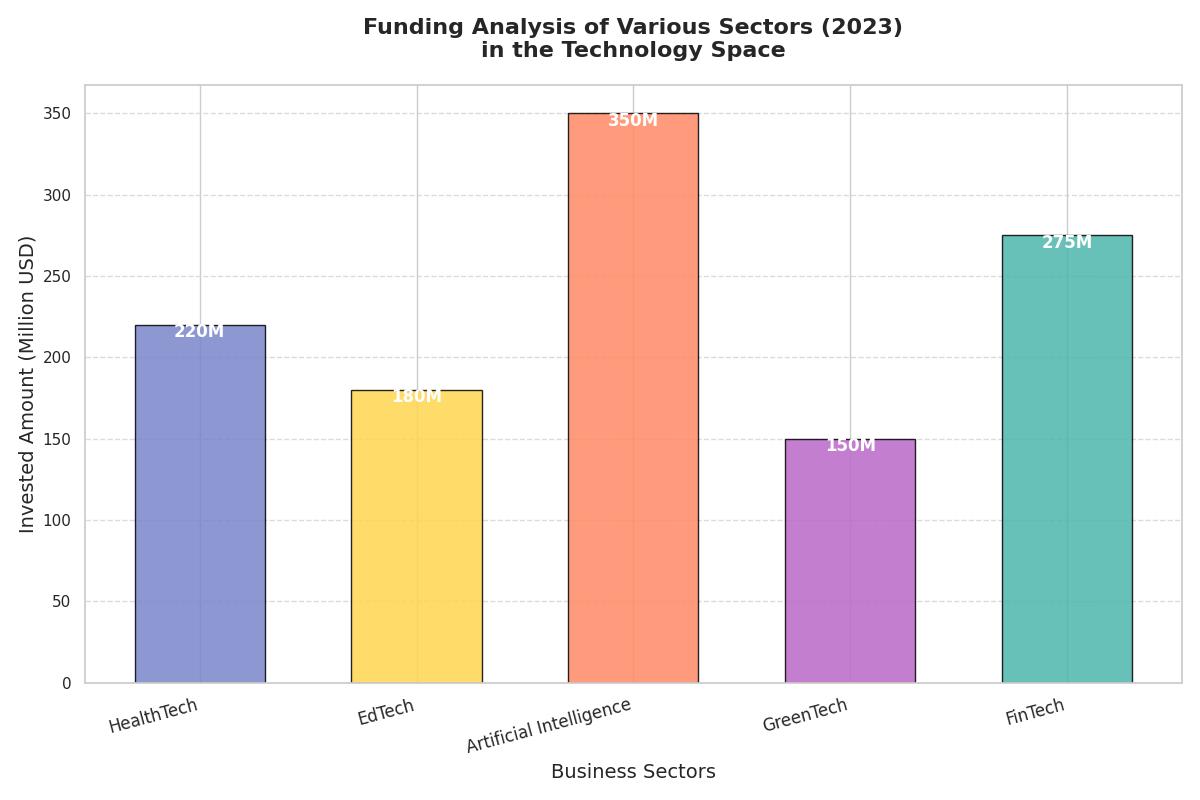

Generate this figure with Python:
import matplotlib.pyplot as plt
import numpy as np

sectors = ['HealthTech', 'EdTech', 'Artificial Intelligence', 'GreenTech', 'FinTech']
funding_amounts = [220, 180, 350, 150, 275]
colors = ['#7986CB', '#FFD54F', '#FF8A65', '#BA68C8', '#4DB6AC']

fig, ax = plt.subplots(figsize=(12, 8))
bar_positions = np.arange(len(sectors))
bars = ax.bar(bar_positions, funding_amounts, color=colors, edgecolor='black', alpha=0.85, width=0.6)

ax.set_xticks(bar_positions)
ax.set_xticklabels(sectors, rotation=15, ha='right', fontsize=12)

# Randomly altered title and labels
ax.set_title('Funding Analysis of Various Sectors (2023)\nin the Technology Space', fontsize=16, fontweight='bold', pad=20)
ax.set_xlabel('Business Sectors', fontsize=14)
ax.set_ylabel('Invested Amount (Million USD)', fontsize=14)

for bar in bars:
    height = bar.get_height()
    ax.text(bar.get_x() + bar.get_width() / 2, height - 10, f'{height}M', ha='center', va='bottom', fontsize=12, color='white', fontweight='bold')

ax.yaxis.grid(True, linestyle='--', alpha=0.7)
plt.tight_layout()
plt.show()
